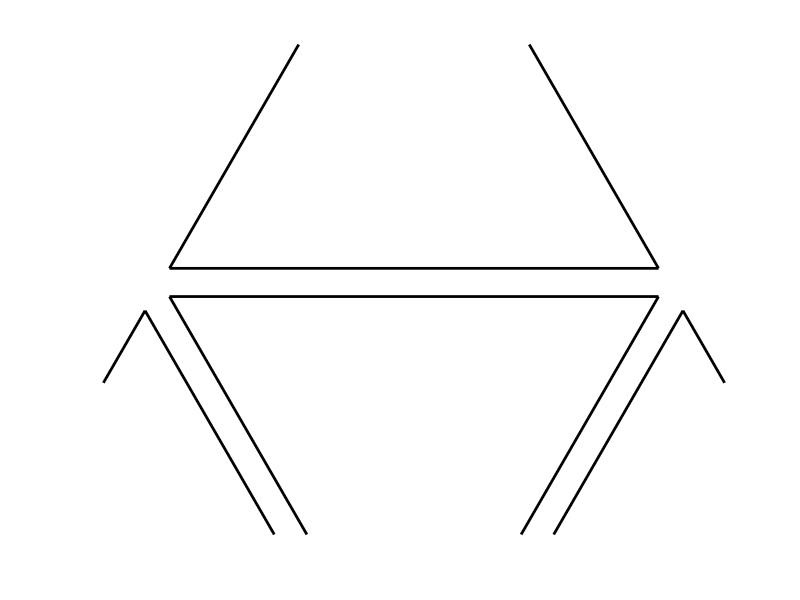

Write the MATLAB code that produced this figure. (Note: this script raises an error after producing the figure.)
% plot ternary axes
hold on;
HVS = {'handlevisibility','off'};
set(gca,'visible','off');

% prepare for plotting ternary plots
mm       = 5;
nn       = mm-1;
sin60    = sin(1/3*pi);
xshift   = 0.55;
zshift   = 2*xshift*sin60;
zshiftm  = 0.025/sin60;
maxz     = 0;
plot3([0,1,0.5,0],[0,0,sin60,0]+zshift,maxz.*ones(1,4),'color',[0,0,0],'LineWidth',2,HVS{:});
plot3([0.5,1,0,0.5],[0,sin60,sin60,0]+zshiftm,maxz.*ones(1,4),'color',[0,0,0],'LineWidth',2,HVS{:});
plot3([0,1,0.5,0]-xshift,[0,0,sin60,0],maxz.*ones(1,4),'color',[0,0,0],'LineWidth',2,HVS{:});
plot3([0,1,0.5,0]+xshift,[0,0,sin60,0],maxz.*ones(1,4),'color',[0,0,0],'LineWidth',2,HVS{:});
axis equal tight;

grids    = linspace(0,1,mm+1);
grids    = grids(1:end-1);
labels   = num2str(grids(2:end)');

[x3, y3] = terncoords(1-grids, grids, zeros(size(grids)));
[x2, y2] = terncoords(grids, zeros(size(grids)), 1-grids);
[x1, y1] = terncoords(zeros(size(grids)), 1-grids, grids);

% middle ternary
x1m = x1;    y1m = sin60 - y1 + zshiftm;
x2m = x2;    y2m = sin60 - y2 + zshiftm;
x3m = x3;    y3m = sin60 - y3 + zshiftm;

% plot grid on ternary axes
for i = 1:nn
    plot3([x1m(i+1),x2m(nn-i+2)],[y1m(i+1),y2m(nn-i+2)],maxz.*ones(2,1),'w',HVS{:});
    plot3([x2m(i+1),x3m(nn-i+2)],[y2m(i+1),y3m(nn-i+2)],maxz.*ones(2,1),'w',HVS{:});
    plot3([x3m(i+1),x1m(nn-i+2)],[y3m(i+1),y1m(nn-i+2)],maxz.*ones(2,1),'w',HVS{:});
    plot3([x1m(i+1),x2m(nn-i+2)],[y1m(i+1),y2m(nn-i+2)],maxz.*ones(2,1),'k:',HVS{:});
    plot3([x2m(i+1),x3m(nn-i+2)],[y2m(i+1),y3m(nn-i+2)],maxz.*ones(2,1),'k:',HVS{:});
    plot3([x3m(i+1),x1m(nn-i+2)],[y3m(i+1),y1m(nn-i+2)],maxz.*ones(2,1),'k:',HVS{:});
end

% text(x3m(2:end)+0.03,y3m(2:end)-0.03,labels,'FontSize',15,TX{:},'HorizontalAlignment','left','VerticalAlignment','bottom');
% text(x2m(2:end)-0.00,y2m(2:end)+0.07,labels,'FontSize',15,TX{:},'HorizontalAlignment','center','VerticalAlignment','top');
% text(x1m(2:end)-0.03,y1m(2:end)-0.03,labels,'FontSize',15,TX{:},'HorizontalAlignment','right','VerticalAlignment','bottom');

% upper ternary
x1u = x1;    y1u = y1 + zshift;
x2u = x2;    y2u = y2 + zshift;
x3u = x3;    y3u = y3 + zshift;

% plot grid on ternary axes
for i = 1:nn
    plot3([x1u(i+1),x2u(nn-i+2)],[y1u(i+1),y2u(nn-i+2)],maxz.*ones(2,1),'w',HVS{:});
    plot3([x2u(i+1),x3u(nn-i+2)],[y2u(i+1),y3u(nn-i+2)],maxz.*ones(2,1),'w',HVS{:});
    plot3([x3u(i+1),x1u(nn-i+2)],[y3u(i+1),y1u(nn-i+2)],maxz.*ones(2,1),'w',HVS{:});
    plot3([x1u(i+1),x2u(nn-i+2)],[y1u(i+1),y2u(nn-i+2)],maxz.*ones(2,1),'k:',HVS{:});
    plot3([x2u(i+1),x3u(nn-i+2)],[y2u(i+1),y3u(nn-i+2)],maxz.*ones(2,1),'k:',HVS{:});
    plot3([x3u(i+1),x1u(nn-i+2)],[y3u(i+1),y1u(nn-i+2)],maxz.*ones(2,1),'k:',HVS{:});
end

text(x3u(2:end)+0.03,y3u(2:end)-0.03,labels,'FontSize',15,TX{:},'HorizontalAlignment','left','VerticalAlignment','bottom');
% text(x2u(2:end)-0.00,y2u(2:end)+0.07,labels,'FontSize',15,TX{:},'HorizontalAlignment','center','VerticalAlignment','top');
text(x1u(2:end)-0.03,y1u(2:end)-0.03,labels,'FontSize',15,TX{:},'HorizontalAlignment','right','VerticalAlignment','bottom');


% transform grid coordinates for left ternary
x1l = x1 - xshift;    y1l = y1;
x2l = x2 - xshift;    y2l = y2;
x3l = x3 - xshift;    y3l = y3;

% plot grid lines for left ternary
for i = 1:nn
    plot3([x1l(i+1), x2l(nn-i+2)], [y1l(i+1), y2l(nn-i+2)], maxz*ones(2,1),'w',HVS{:});
    plot3([x2l(i+1), x3l(nn-i+2)], [y2l(i+1), y3l(nn-i+2)], maxz*ones(2,1),'w',HVS{:});
    plot3([x3l(i+1), x1l(nn-i+2)], [y3l(i+1), y1l(nn-i+2)], maxz*ones(2,1),'w',HVS{:});
    plot3([x1l(i+1), x2l(nn-i+2)], [y1l(i+1), y2l(nn-i+2)], maxz*ones(2,1),'k:',HVS{:});
    plot3([x2l(i+1), x3l(nn-i+2)], [y2l(i+1), y3l(nn-i+2)], maxz*ones(2,1),'k:',HVS{:});
    plot3([x3l(i+1), x1l(nn-i+2)], [y3l(i+1), y1l(nn-i+2)], maxz*ones(2,1),'k:',HVS{:});
end

text(x2l(2:end)-0.00,y2l(2:end)-0.02,labels,'FontSize',15,TX{:},'HorizontalAlignment','center','VerticalAlignment','top');
text(x1l(2:end)-0.02,y1l(2:end)-0.02,labels,'FontSize',15,TX{:},'HorizontalAlignment','right','VerticalAlignment','bottom');


% transform grid coordinates for right ternary
x1r = x1 + xshift;    y1r = y1;
x2r = x2 + xshift;    y2r = y2;
x3r = x3 + xshift;    y3r = y3;

% plot grid lines for right ternary
for i = 1:nn
    plot3([x1r(i+1), x2r(nn-i+2)], [y1r(i+1), y2r(nn-i+2)], maxz*ones(2,1),'w',HVS{:});
    plot3([x2r(i+1), x3r(nn-i+2)], [y2r(i+1), y3r(nn-i+2)], maxz*ones(2,1),'w',HVS{:});
    plot3([x3r(i+1), x1r(nn-i+2)], [y3r(i+1), y1r(nn-i+2)], maxz*ones(2,1),'w',HVS{:});
    plot3([x1r(i+1), x2r(nn-i+2)], [y1r(i+1), y2r(nn-i+2)], maxz*ones(2,1),'k:',HVS{:});
    plot3([x2r(i+1), x3r(nn-i+2)], [y2r(i+1), y3r(nn-i+2)], maxz*ones(2,1),'k:',HVS{:});
    plot3([x3r(i+1), x1r(nn-i+2)], [y3r(i+1), y1r(nn-i+2)], maxz*ones(2,1),'k:',HVS{:});
end

text(x3r(2:end)+0.02,y3r(2:end)-0.02,labels,'FontSize',15,TX{:},'HorizontalAlignment','left','VerticalAlignment','bottom');
text(x2r(2:end)-0.00,y2r(2:end)-0.02,labels,'FontSize',15,TX{:},'HorizontalAlignment','center','VerticalAlignment','top');

% vertex labels
text(1.05,0.94,LBL1,'FontSize',20,TX{:},'HorizontalAlignment','left','VerticalAlignment','middle');
text(0.50,-0.1,LBL2,'FontSize',20,TX{:},'HorizontalAlignment','center','VerticalAlignment','bottom');
text(-0.05,0.94,LBL3,'FontSize',20,TX{:},'HorizontalAlignment','right','VerticalAlignment','middle');
text(0.50-1.1,-0.1,LBL4,'FontSize',20,TX{:},'HorizontalAlignment','center','VerticalAlignment','bottom');
text(0.50+1.1,-0.1,LBL4,'FontSize',20,TX{:},'HorizontalAlignment','center','VerticalAlignment','bottom');
text(0.50,zshift+0.93,LBL4,'FontSize',20,TX{:},'HorizontalAlignment','center','VerticalAlignment','middle');
